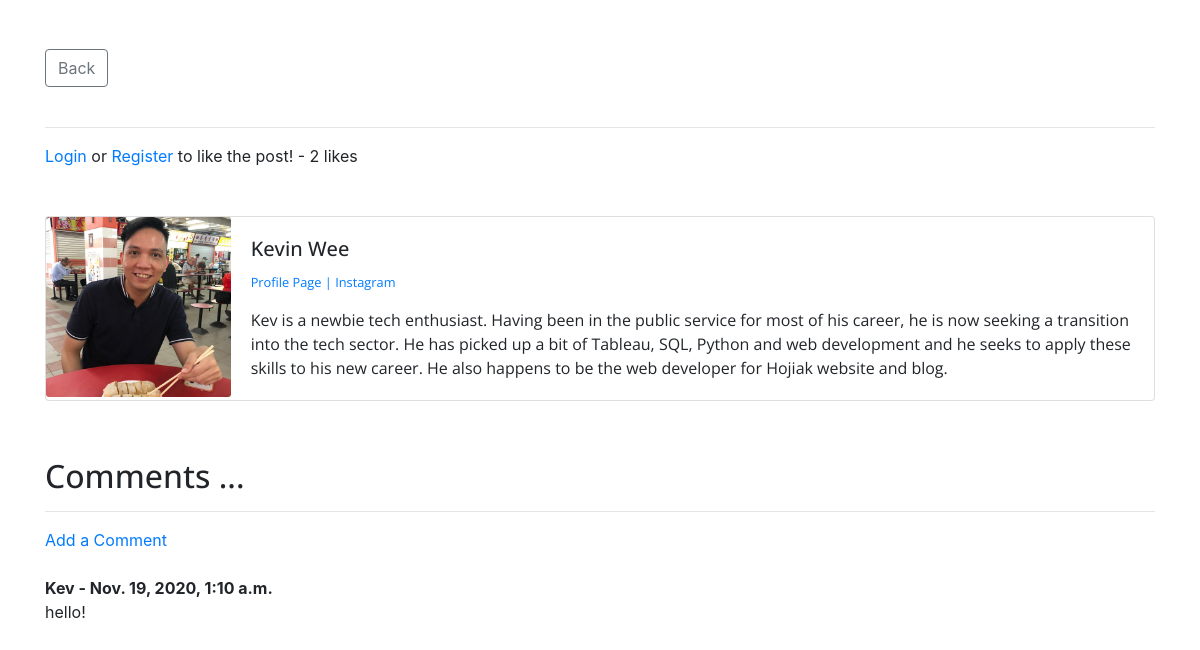
Before: /theblog/article/21 (lower part) with the older database file.
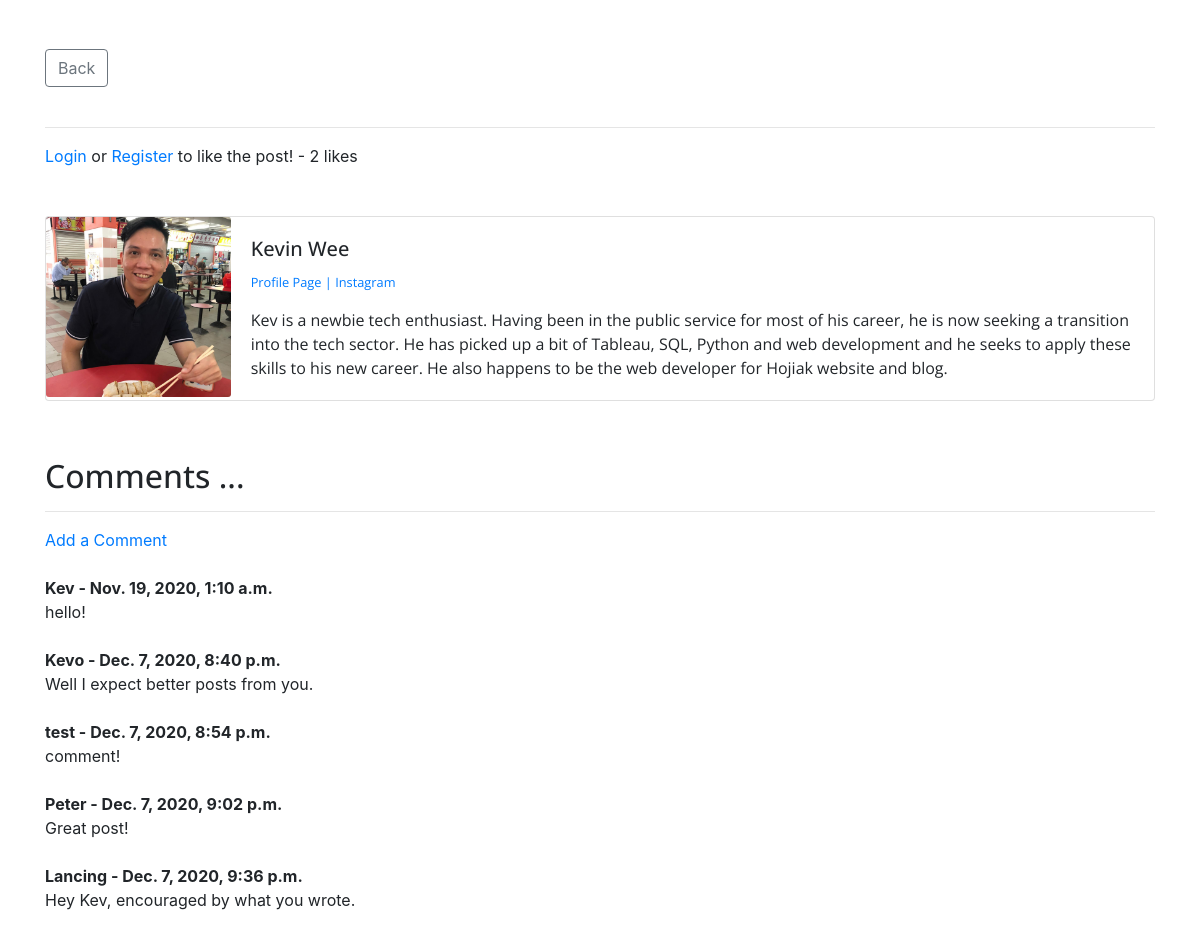
After: the same page with the newer database file.
### theblog/models.py (models this page shows, shortened)
class Comment(models.Model):
    post = models.ForeignKey(Post, related_name="comments", on_delete=models.CASCADE)
    name = models.CharField(max_length=255)
    body = models.TextField()
    date_added = models.DateTimeField(auto_now_add=True)

### theblog/views.py (the view)
# urls.py: path('article/<int:pk>', ArticleDetailView.as_view(), name='article-detail'),
class ArticleDetailView(DetailView):
    model = Post
    template_name = 'article_details.html'
    def get_context_data(self, *args, **kwargs):
        cat_menu = Category.objects.all()
        context = super(ArticleDetailView, self).get_context_data(*args, **kwargs)
        stuff = get_object_or_404(Post, id=self.kwargs['pk'])
        total_likes = stuff.total_likes()
        liked = False
        if stuff.likes.filter(id=self.request.user.id).exists():
            liked = True
        context["cat_menu"] = cat_menu
        context["total_likes"] = total_likes
        context["liked"] = liked
        return context

### theblog/models.py (called while the page is built)
    def total_likes(self):
        return self.likes.count()

    def __str__(self):
        return self.name

### theblog/templates/article_details.html (shortened to what this page needs)
{% extends 'base.html' %}
{% block content%}
{% load static %}
<br/>
<br/><br/><br/>
<br/><br/>
<br/><br/>
<br/>
<a href="{% url 'homeview' %}" class="btn btn-outline-secondary"> Back </a>
<br/><br/>
<hr>
<form action="{% url 'like_post' post.pk%}" method=POST>
{% if user.is_authenticated %}
    {% if liked %}
        <button type="submit" class="btn btn-outline-danger btn-sm", name="post_id", value="{{ post.id }}">Unlike</button>
    {% else %}
        <button type="submit" class="btn btn-outline-primary btn-sm", name="post_id", value="{{ post.id }}">Like</button>
    {% endif %}
{% else %}
        <a href="{% url 'login' %}">Login</a> or <a href="{% url 'register'%}"> Register </a> to like the post!
{% endif %}
    - {{ total_likes }} likes
</form>
<br/> <br/>
<div class="card mb-3">
  <div class="row no-gutters">
    <div class="col-md-2">
{% if post.author.profile.profile_pic %}
      <img src="{{ post.author.profile.profile_pic.url}}" class="card-img" alt="Author">
{% endif %}
    </div>
    <div class="col-md-10">
      <div class="card-body">
        <h5 class="card-title">
        {{ post.author.first_name}}
        {{ post.author.last_name }}
        </h5>
  {% if post.author.profile.id %}
        <p class="small text-muted">
        <a href="{% url 'show_profile_page' post.author.profile.id %}">Profile Page </a>
        {% if post.author.profile.instagram_url %}
           <a href="{{ post.author.profile.instagram_url }}"> | Instagram </a>
        {% endif %}
        </p>
        <p class="card-text">
          {{ post.author.profile.bio }}
        </p>
  {% endif %}
      </div>
    </div>
  </div>
</div>
<br/>
<h2> Comments ... </h2>
<hr>
{% if not post.comments.all %}
  No Comments Yet.... <a href = "{% url 'add_comment' post.pk %}"> Add One </a>
{% else %}
  <a href = "{% url 'add_comment' post.pk %}"> Add a Comment </a>
  <br/> <br/>
    {% for comment in post.comments.all %}
      <strong>
      {{ comment.name }} -
      {{ comment.date_added }}
      </strong>
      <br/>
      {{ comment.body }}
      <br/><br/>
    {% endfor %}
{% endif %}
<br/> <br/>
{% endblock %}

Changed rows visible on the page:
added Comment: name "Kevo", date_added "Dec. 7, 2020, 8:40 p.m.", body "Well I expect better posts from you."
added Comment: name "test", date_added "Dec. 7, 2020, 8:54 p.m.", body "comment!"
added Comment: name "Peter", date_added "Dec. 7, 2020, 9:02 p.m.", body "Great post!"
added Comment: name "Lancing", date_added "Dec. 7, 2020, 9:36 p.m.", body "Hey Kev, encouraged by what you wrote."
